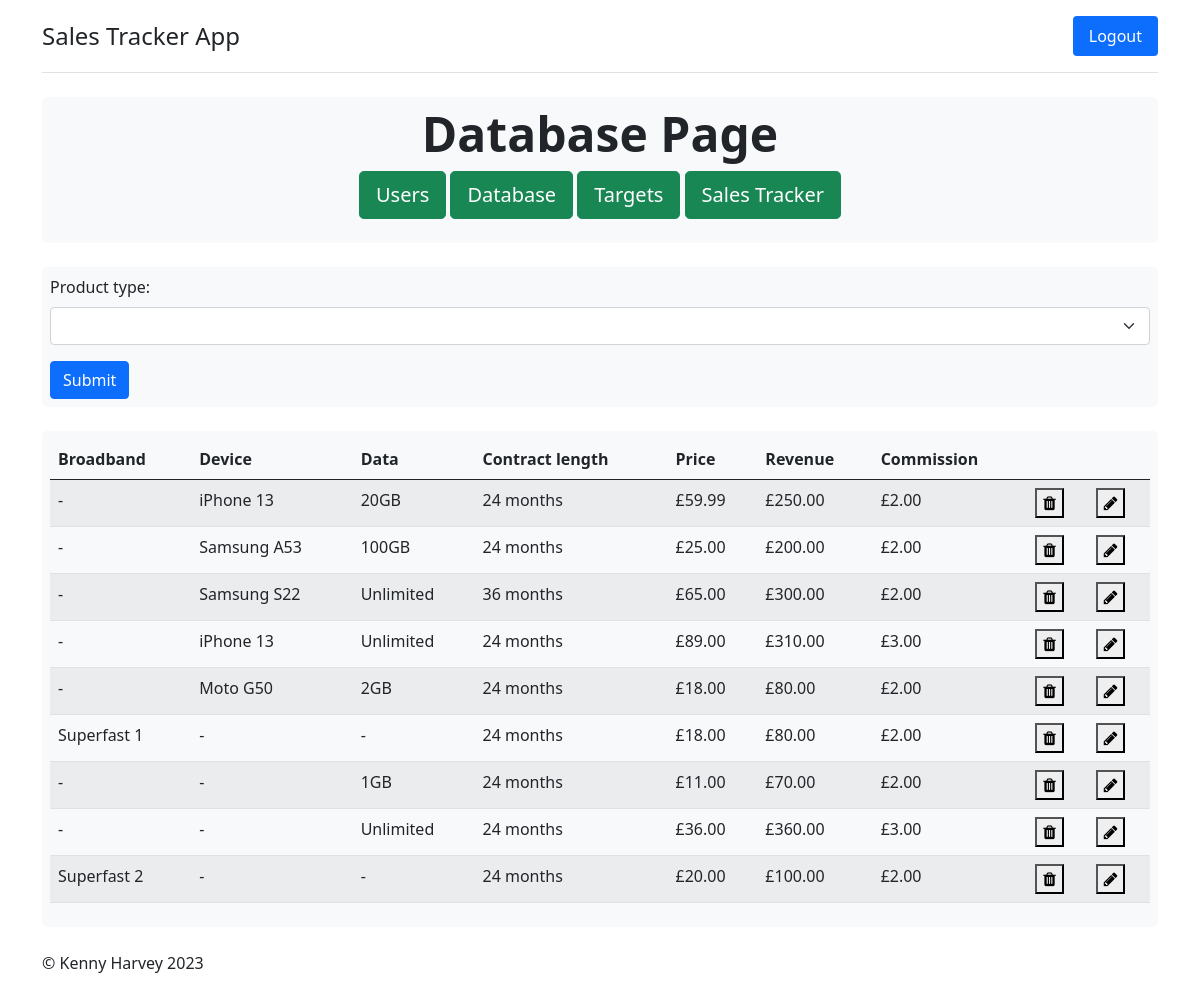
The app's page /database/ (signed in), older data.
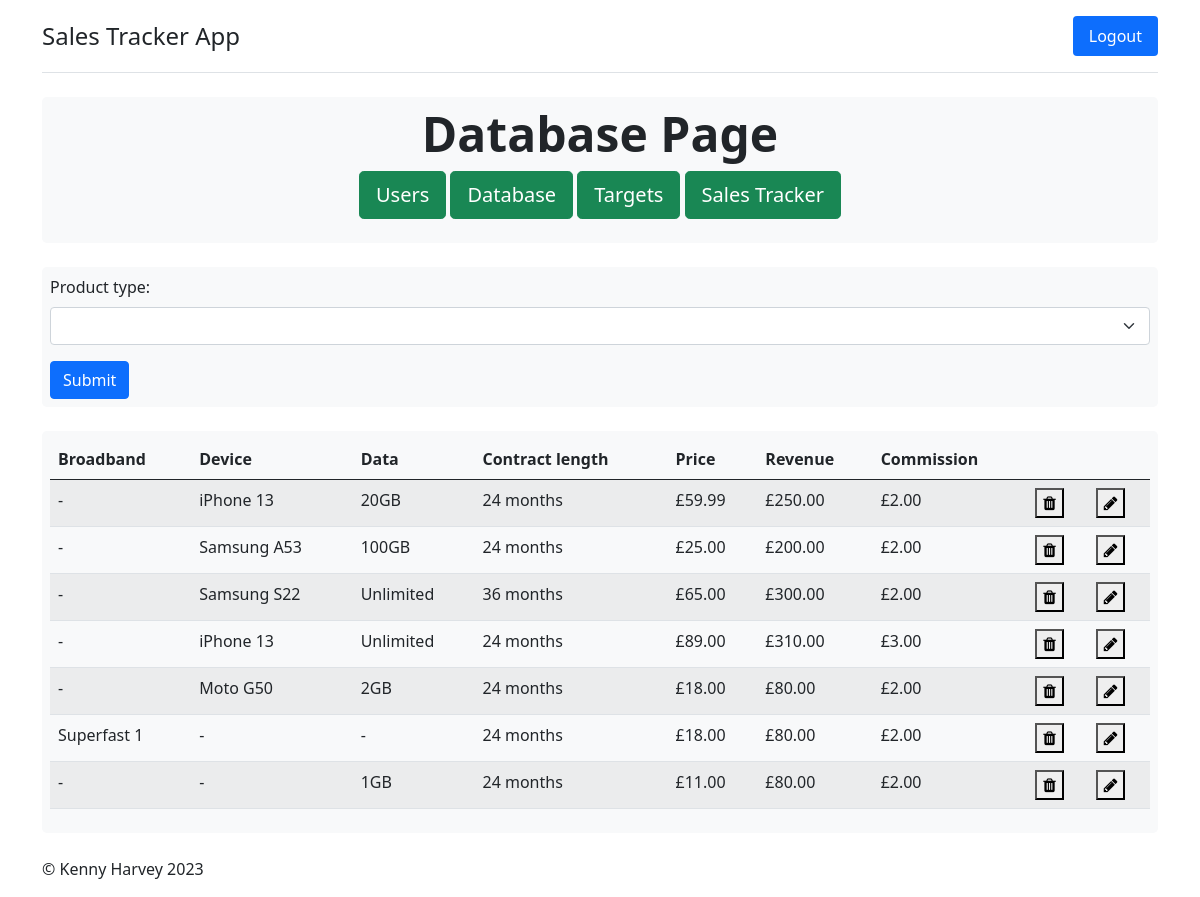
The same page, newer data.
### models/products.py (models this page shows, shortened)
class Products(db.Model):
    __tablename__ = 'products'
    id = db.Column(db.Integer, primary_key=True)
    device = db.Column(db.Text, nullable=True)
    broadband = db.Column(db.Text, nullable=True)
    data = db.Column(db.Integer, nullable=True)
    length = db.Column(db.Integer, nullable=False)
    price = db.Column(db.Numeric, nullable=False)
    revenue = db.Column(db.Numeric, nullable=False)
    commission = db.Column(db.Numeric, nullable=False)
    is_deleted = db.Column(db.Boolean, default=False)
    product_sales = db.relationship('Sales', backref='product', lazy='dynamic')
    def __repr__(self):
        if self.broadband:
            return f'{self.broadband} at £{round(self.price, 2)} for {self.length} months'
        elif self.device:
            return f'{self.device} with {self.data}GB at £{round(self.price, 2)} for {self.length} months'
        return f'Sim with {self.data}GB at £{round(self.price, 2)} for {self.length} months'

### main.py (the view, shortened to what this page needs)
@app.route('/database/', methods=['GET', 'POST'])
@login_required
@active_required
@admin_required
def database():
    products_form = ProductsForm()
    all_products = Products.query.filter_by(is_deleted=False).all()
    return render_template("database.html", products_form=products_form, all_products=all_products)

### forms.py
class ProductsForm(FlaskForm):
    product_id = HiddenField(id='product_id')
    product_type = SelectField('Product type:', choices=['', 'Device', 'Sim Only', 'Broadband'], validators=[DataRequired()], id='product')
    device_name = StringField('Device Name:', id='device')
    broadband_name = StringField('Broadband plan:', id='bb')
    data_amount = IntegerField('Data Amount:', id='amount', validators=[Optional()])
    contract_length = SelectField('Contract Length:', choices=['', 12, 24, 36], validators=[DataRequired()], id='contract')
    price = DecimalField('Price:', validators=[DataRequired()], id='price')
    revenue = DecimalField('Revenue:', validators=[DataRequired()], id='rev')
    commission = DecimalField('Commission:', validators=[DataRequired()], id='comm')
    submit = SubmitField('Submit')

### main.py (called while the page is built)
@lm.user_loader
def load_user(user_id):
    return Users.query.filter_by(id=user_id).first()

def permission_required(user):
    def decorator(f):
        @wraps(f)
        def decorated_function(*args, **kwargs):
            if not user.admin:
                abort(403)
            return f(*args, **kwargs)
        return decorated_function
    return decorator

def required(user):
    def decorator(f):
        @wraps(f)
        def decorated_function(*args, **kwargs):
            if user.is_deleted:
                abort(403)
            return f(*args, **kwargs)
        return decorated_function
    return decorator

### templates/database.html (shortened to what this page needs)
<!DOCTYPE html>
<html lang="en">
<head>
	<link href="https://cdn.jsdelivr.net/npm/bootstrap@5.0.2/dist/css/bootstrap.min.css" rel="stylesheet">
	<link rel="stylesheet" href="https://cdnjs.cloudflare.com/ajax/libs/font-awesome/4.7.0/css/font-awesome.min.css">
	{% from 'bootstrap5/form.html' import render_form %}
</head>
<body>
<div class="container">
			<header class="header">
				<nav class="d-flex flex-wrap justify-content-center py-3 mb-4 border-bottom" >
					<a href="/" class="d-flex align-items-center mb-3 mb-md-0 me-md-auto text-dark text-decoration-none">
						<span class="fs-4">Sales Tracker App</span>
					</a>
					<ul class="nav nav-pills">
						<li class="nav-item">
							<a href="/logout" class="nav-link active" aria-current="page">Logout</a>
						</li>
					</ul>
				</nav>
			</header>
			<div class="p-2 mb-4 bg-light rounded-3">
				<div class="text-center">
					<h1 class="display-5 fw-bold">Database Page</h1>
					<p>
						<a class="btn btn-lg btn-success" href="/users/" role="button">Users</a>
                        <a class="btn btn-lg btn-success" href="/database/" role="button">Database</a>
                        <a class="btn btn-lg btn-success" href="/targets/" role="button">Targets</a>
                        <a class="btn btn-lg btn-success" href="/sales/" role="button">Sales Tracker</a>
					</p>
				</div>
            </div>
			<div id="products_form" class="p-2 mb-4 bg-light rounded-3">
				{{ render_form(products_form) }}
			</div>
			<div id="products_list" class="p-2 mb-4 bg-light rounded-3">
				<table id="data" class="table table-striped">
					<thead>
					  <tr>
						  <th>Broadband</th>
						<th>Device</th>
						<th>Data</th>
						<th>Contract length</th>
						<th>Price</th>
						<th>Revenue</th>
						<th>Commission</th>
						  <th></th>
						  <th></th>
					  </tr>
					</thead>
					<tbody>
					  {% for product in all_products %}
						<tr>
							{% if product.broadband == "" %}
								<td>-</td>
							{% else %}
								<td>{{ product.broadband }}</td>
							{% endif %}
						  {% if product.device == "" %}
								<td>-</td>
							{% else %}
								<td>{{ product.device }}</td>
							{% endif %}
						  {% if product.data == None %}
								<td>-</td>
							{% elif product.data == 999 %}
								<td>Unlimited</td>
							{% else %}
								<td>{{ product.data }}GB</td>
							{% endif %}
						  <td>{{ product.length }} months</td>
						  <td>£{{ product.price|round(2) }}</td>
						  <td>£{{ product.revenue|round(2) }}</td>
						  <td>£{{ product.commission|round(2) }}</td>
							<td>
							  <form method="POST" action="{{ url_for('delete_product', product_id=product.id) }}">
							  <button type="submit" onclick="return confirm('Are you sure you want to delete product {{product}}?')"><i class="fa fa-trash"></i></button></form> </td>
							  <td><button id="{{product.id}}" onclick="add_id(this.id)"><i class="fa fa-pencil"></i></button></td>
						</tr>
					  {% endfor %}
					</tbody>
			  	</table>
			</div>
			<footer class="footer">
				<p>&copy; Kenny Harvey 2023</p>
			</footer>
</div>
</body>
</html>

Row changes from the older to the newer data that the page shows:
removed Products: data "Unlimited", length "24", price "36.00", revenue "360.00", commission "3.00"
removed Products: broadband "Superfast 2", length "24", price "20.00", revenue "100.00", commission "2.00"
changed Products (number 7 of 7 on the later page): revenue "70.00" → "80.00"
